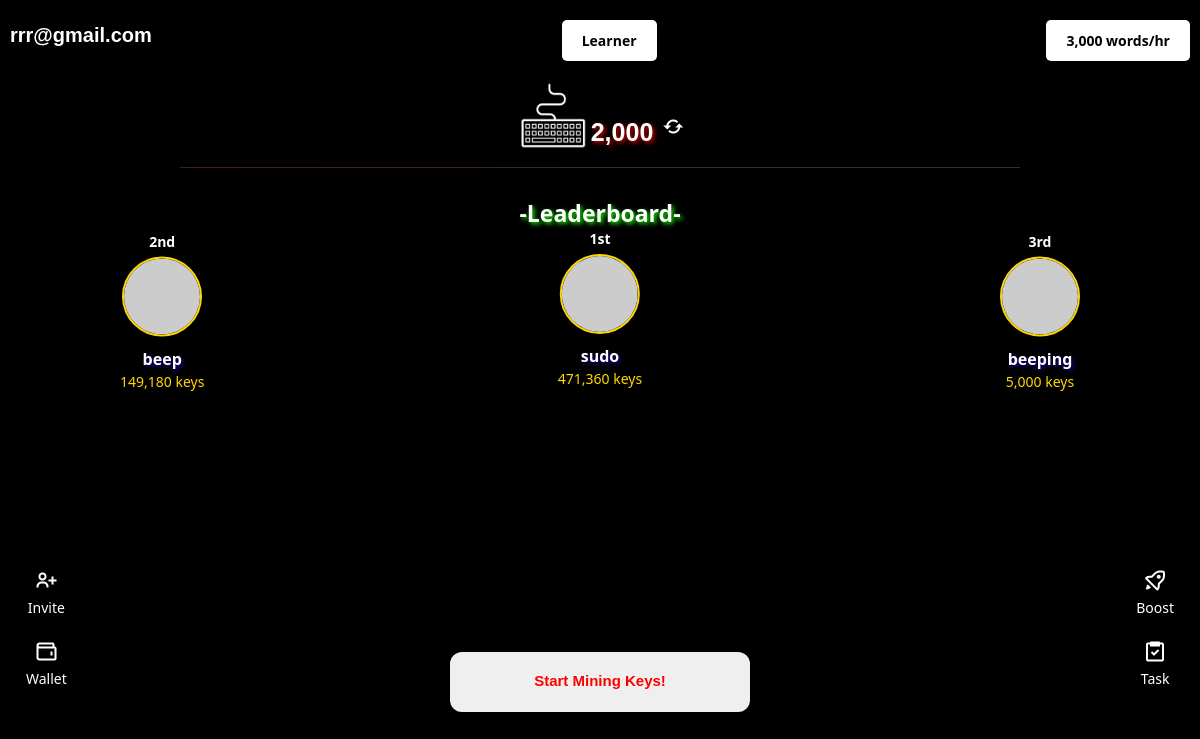
Screenshot of / (signed in) with the database file from the repository.
### Cgame/models.py (models this page shows, shortened)
class CustomUser(AbstractBaseUser, PermissionsMixin):
    username = models.CharField(max_length=150, unique=True)
    email = models.EmailField(unique=True)
    is_active = models.BooleanField(default=False)  # Set to True after email verification
    is_admin = models.BooleanField(default=False)
    is_superuser = models.BooleanField(default=False)
    is_staff = models.BooleanField(default=False)
    USERNAME_FIELD = 'email'
    REQUIRED_FIELDS = ['username']  # Fields required for creating a superuser
    objects = CustomUserManager()
    def __str__(self):
        return self.email

class Mining(models.Model):
    user = models.OneToOneField('CustomUser', on_delete=models.CASCADE, related_name="mining")
    speed = models.PositiveIntegerField(default=3000, blank=True, null=True)  # Default mining speed

class Counter(models.Model):
    user = models.OneToOneField('CustomUser', on_delete=models.CASCADE, related_name="counter")
    value = models.PositiveBigIntegerField(default=0)

### Cgame/views.py (the view)
# urls.py: path('',views.home, name='home'),
@login_required
def home(request):
    mining_speed = request.user.mining.speed
    counter = request.user.counter
    user_balance = request.user.counter.value
    level = "Learner"
    if user_balance > 15000000:
        level = "newbie"
    if user_balance >= 24000000 :
        level = "Amature"
    if user_balance >= 100000000:
        level = "Pro"
    if user_balance >= 500000000:
        level = "Elite"
    players = Counter.objects.all().order_by('-value')[:3]  # Get top 10
    leaderboard = []
    if len(players) > 0:
        leaderboard.append({
            'rank': 1,
            'username': players[0].user.username,
            'balance': players[0].value
        })
    if len(players) > 1:
        leaderboard.append({
            'rank': 2,
            'username': players[1].user.username,
            'balance': players[1].value
        })
    if len(players) > 2:
        leaderboard.append({
            'rank': 3,
            'username': players[2].user.username,
            'balance': players[2].value
        })
    return render(request, 'pain.html', {'counter': counter,'mining_speed': mining_speed, 'level':level, 'leaderboard': leaderboard})

### Cgame/templates/pain.html (shortened to what this page needs)
{% load static %}
{% load humanize %}
<!DOCTYPE html>
<html lang="en">
<head>
    <link href="{% static 'css/bootstrap.min.css' %}" rel="stylesheet">
    <link rel="stylesheet" href="{% static 'css/boxicons.min.css' %}">
    <link rel="stylesheet" href="{% static 'css/pain.css' %}">
    <link rel="stylesheet" href="{% static 'css/popup.css' %}">
</head>
<body>
    <div class="app-container" id="app">
        <div class="top-row">
            <span class="username" style="font-family: arial;">{{request.user}}</span>
            <button class="top-button-2">{{level}}</button>
            <button class="top-button">{{request.user.mining.speed | intcomma}} words/hr</i></button>
        </div>
            <div class="counter-container">
              <img src="{% static 'images/header.png'%}" width="100" height="100" alt="Key Image">
              <span id="counter-value" class="balance">{{ counter.value | intcomma}}  </span>
              <button id="refresh-balance" class="refresh"></button>
            </div>
    <p class="leaderboard-text">-Leaderboard-</p>
    <div class="leaderboard-container">
        <div class="participant first-place" style="left: 50%;">
            <div class="rank">1st</div>
            <img src="https://via.placeholder.com/80" alt="First Place">
            <div class="name">{{ leaderboard.0.username }}</div>
            <div class="score">{{ leaderboard.0.balance|intcomma }} keys</div>
        </div>
        <div class="participant second-place">
            <div class="rank">2nd</div>
            <img src="https://via.placeholder.com/80" alt="Second Place">
            <div class="name">{{ leaderboard.1.username }}</div>
            <div class="score">{{ leaderboard.1.balance|intcomma }} keys</div>
        </div>
        <div class="participant third-place">
            <div class="rank">3rd</div>
            <img src="https://via.placeholder.com/80" alt="Third Place">
            <div class="name">{{ leaderboard.2.username }}</div>
            <div class="score">{{ leaderboard.2.balance|intcomma }} keys</div>
        </div>
    </div>
        <div class="avatar-lists">
    <div class="avatar-list avatar-list-left">
        <button>
            <a href="#"><i class="bx bx-user-plus"></i></a>
            <span>Invite</span>
        </button>
        <button>
            <a href="wallet" class='ajax-link'><i class="bx bx-wallet"></i></a>
            <span>Wallet</span>
        </button>
    </div>
    <div class="avatar-list avatar-list-right">
        <button>
            <a href="boost/"><i class="bx bx-rocket"></i></a>
            <span>Boost</span>
        </button>
        <button>
            <a href="task"><i class="bx bx-task"></i></a>
            <span>Task</span>
        </button>
    </div>
</div>
         <div class="typing-box">
            <form id="counter-form" method="post" action="{% url 'increment_counter' %}">
                <button id="mine-btn-js" class="mine-btn">Start Mining Keys!</button>
            </form>
        </div>
    </div>
</body>
</html>

### static/css/pain.css (style rules this page uses)
a { text-decoration: none; font-weight: bold; color: white; font-size: 16px; }
.balance { text-align: center; font-weight: bolder; font-size: 30px; font-family: Verdana, Geneva, Tahoma, sans-serif; }
body { background-color:black; color: white; margin: 0; padding: 0; overflow: hidden; }
.app-container { height: 100vh; display: flex; flex-direction: column; }
.typing-box { height: 10%; border-radius: 10px; color: white; text-align: center; display: flex; align-items: center; justify-content: center; margin: 10px 15px; }
.bx { font-size: 24px; }
.username { font-size: 20px; font-weight: bold; color: white; }
.top-button { padding: 10px 20px; font-size: 14px; background-color:rgb(255, 255, 255); color: rgb(0, 0, 0); font-weight: bold; border: none; border-radius: 5px; cursor: pointer; display:inline-block; }
.top-button-2 { padding: 10px 20px; font-size: 14px; background-color:rgb(255, 255, 255); color: rgb(0, 0, 0); border: none; border-radius: 5px; cursor: pointer; font-weight: bold; margin-right:-20px; }
.mine-btn { width: 300px; height: 60px; margin-bottom: 120px; margin-top: -80px; border-style: none; font-size: 100%; color:rgb(255, 0, 0); border-radius: 12px; position: relative; font-size:15px; font-weight: bold; font-family:'Trebuchet MS', 'Lucida Sans Unicode', 'Lucida Grande', 'Lucida Sans', Arial, sans-serif; }
.refresh { display: flex; align-items: center; justify-content: center; background-color: #4CAF50; color: white; border: none; border-radius: 50%; width: 40px; height: 40px; font-size: 1.2rem; cursor: pointer; transition: background-color 0.3s ease; }
.counter-container { height:5%; display: flex; align-items: center; justify-content: center; margin-top:36px; }
.counter-container img { width: 100px; height: 100px; margin-right: -16px; }
.counter-container span { margin-top:10px; font-size: 25px; line-height: 100px; color:white; text-shadow: 2px 2px 4px rgba(230, 5, 5, 0.932); }
.top-row { display: flex; justify-content: space-between; width: 100%; padding: 10px; box-sizing: border-box; margin-top:10px; }
.avatar-lists { display: flex; justify-content: space-between; align-items: center; position: relative; margin: 10px; }
.avatar-list { display: flex; flex-direction: column; gap: 20px; }
.avatar-list button { background: none; border: none; color: white; display: flex; flex-direction: column; align-items: center; justify-content: center; font-size: 14px; }
.avatar-list-left { margin-left: 10px; }
.avatar-list-right { margin-right: 10px; }
.avatar-list button { color: white; background: none; border: none; display: flex; flex-direction: column; align-items: center; justify-content: center; }
.leaderboard-text { text-align: center; font-size:23px; font-weight:bold; margin-top:8px; text-shadow: 2px 2px 4px rgba(23, 255, 2, 0.932); }
.leaderboard-container { height: 100%; display: flex; flex-direction: column; align-items: center; justify-content: center; position: relative; margin-top: -100px; }
.participant { position: absolute; display: flex; flex-direction: column; align-items: center; }
.participant img { width: 80px; height: 80px; border-radius: 50%; border: 2px solid #FFD700; margin-bottom: 10px; }
.participant .rank { font-size: 14px; font-weight: bold; margin-bottom: 5px; text-shadow: 2px 2px 4px rgba(0, 0, 0, 0.932); }
.participant .name { font-size: 16px; font-weight: bold; text-shadow: 2px 2px 4px rgba(29, 0, 156, 0.932); }
.participant .score { font-size: 14px; color: #FFD700; }
.first-place { top: 20%; transform: translateX(-50%); }
.second-place { top: 40%; left: 10%; transform: translateY(-50%); }
.third-place { top: 40%; right: 10%; transform: translateY(-50%); }
.refresh { border-style: none; background-color: transparent; }

### rows the page displays
CustomUser: user "rrr@gmail.com", user.mining.speed "3,000"
Counter: value "2,000"
CustomUser: username "sudo"
CustomUser: username "beep"
CustomUser: username "beeping"

### other values shown
{{ level }} "Learner"
{{ leaderboard.0.balance|intcomma }} "471,360"
{{ leaderboard.1.balance|intcomma }} "149,180"
{{ leaderboard.2.balance|intcomma }} "5,000"
